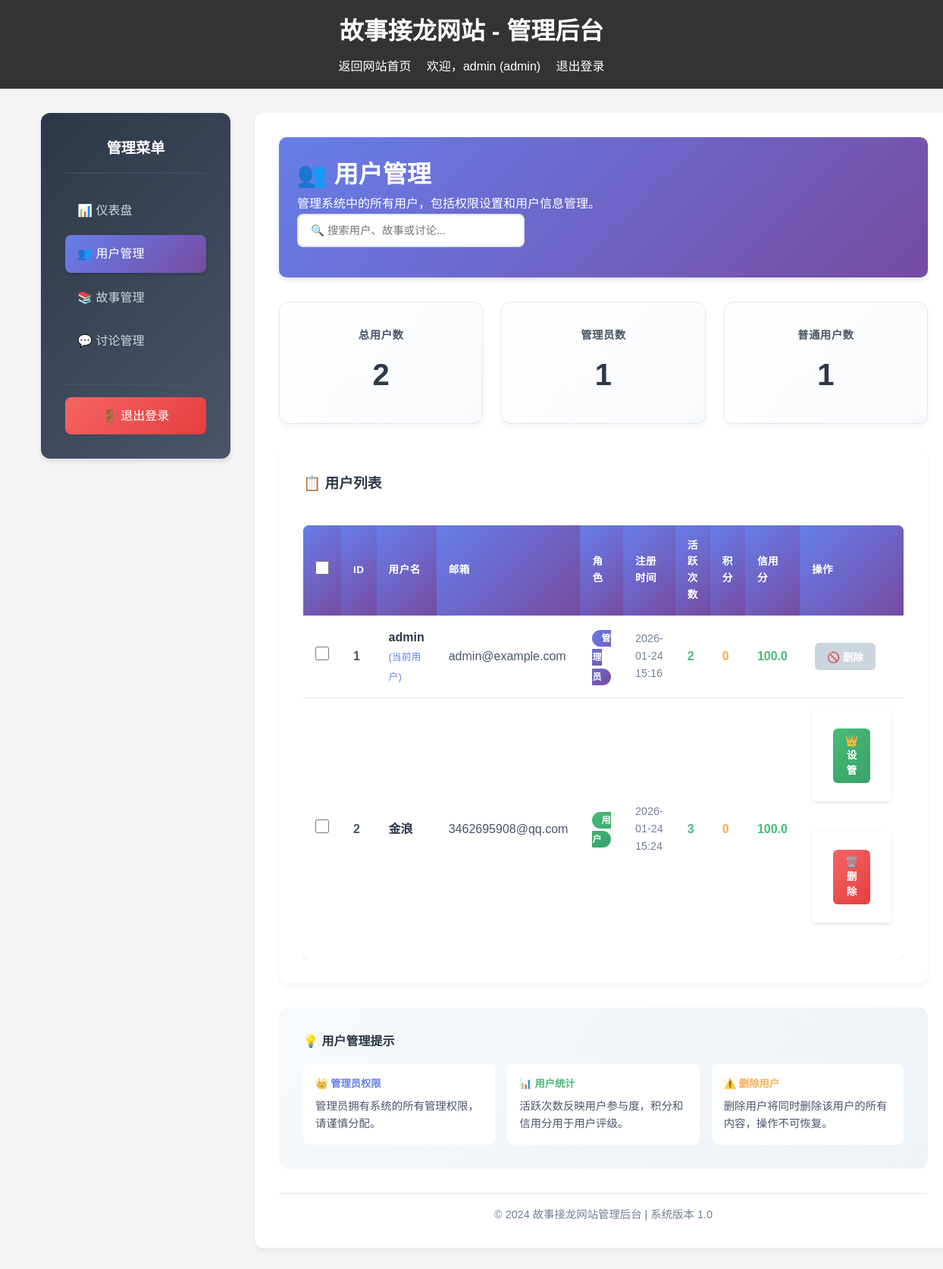
/admin/users (signed in), run on an earlier commit of the app's database.
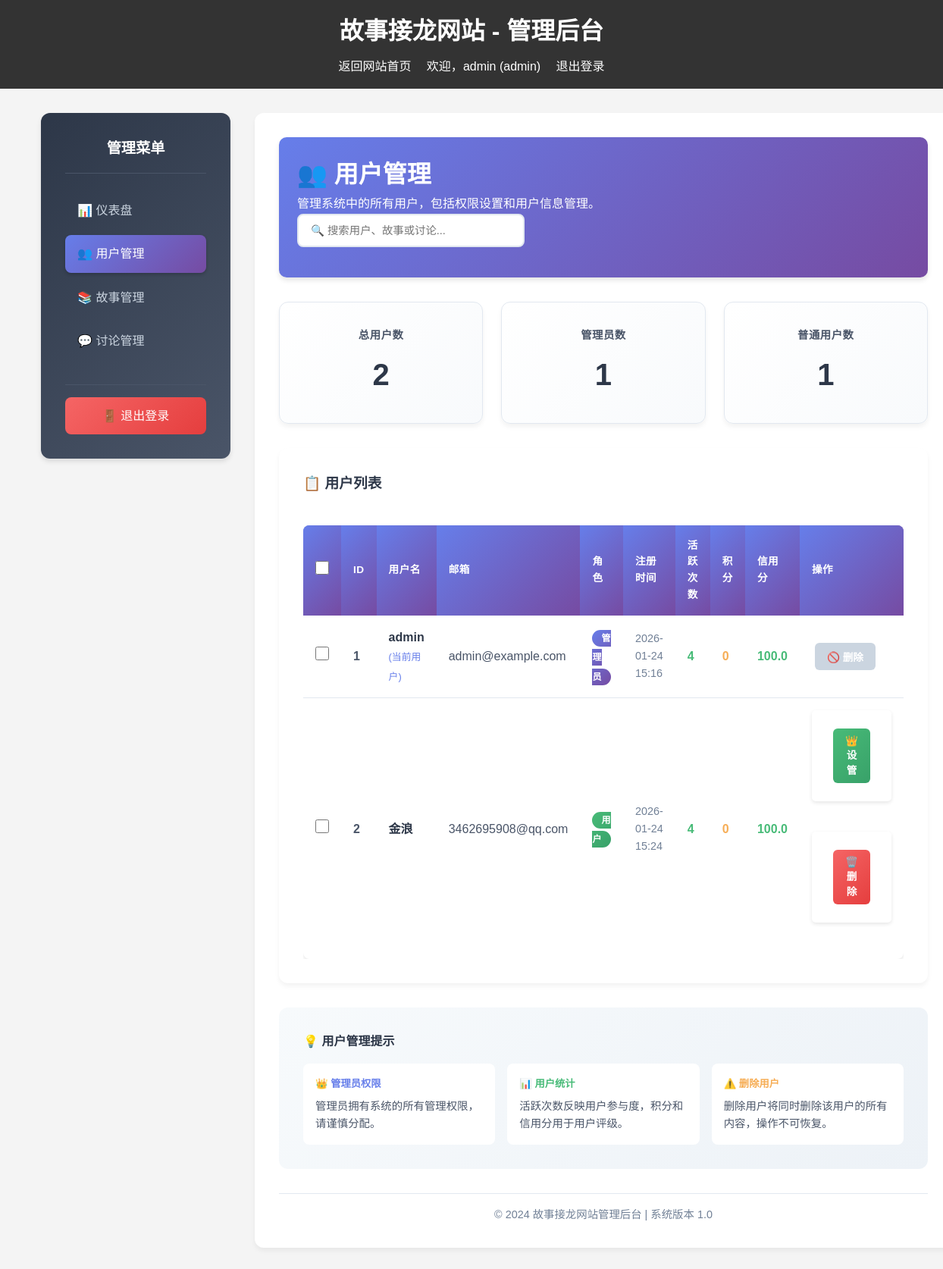
And on a later commit of the database.
### database.py (models this page shows)
class UserDB(Base):
    __tablename__ = "users"
    id = Column(Integer, primary_key=True, index=True)
    username = Column(String(50), unique=True, index=True, nullable=False)
    email = Column(String(100), unique=True, index=True, nullable=False)
    password_hash = Column(String(255), nullable=False)
    role = Column(String(20), default="user")
    registered_at = Column(DateTime, default=datetime.now)
    active_count = Column(Integer, default=0)
    points = Column(Integer, default=0)
    credit = Column(Float, default=100.0)
    stories = relationship("StoryDB", back_populates="author")
    chapters = relationship("StoryChapterDB", back_populates="author")
    chapter_comments = relationship("ChapterCommentDB", back_populates="author")
    discussions = relationship("DiscussionDB", back_populates="author")
    discussion_comments = relationship("DiscussionCommentDB", back_populates="author")

### routers/admin.py (the view)
@router.get("/admin/users", response_class=HTMLResponse)
async def admin_users(
    request: Request,
    db: Session = Depends(get_db),
    current_user: UserDB = Depends(require_admin)
):
    if not current_user:
        return RedirectResponse(url="/login", status_code=303)
    users = get_all_users(db)
    return templates.TemplateResponse(
        "admin_users.html",
        {
            "request": request,
            "current_user": current_user,
            "users": users
        }
    )

### templates/admin_users.html (shortened to what the changed rows need)
{% extends "admin_base.html" %}
{% block content %}
    <div class="admin-header">
        <h2>👥 用户管理</h2>
    </div>
    {% if users %}
        <div style="background: white; padding: 2rem; border-radius: 12px; box-shadow: 0 4px 6px rgba(0, 0, 0, 0.05); margin-bottom: 2rem;">
            <div style="overflow-x: auto;">
                <table class="admin-table">
                    <thead>
                        <tr>
                            <th>ID</th>
                            <th>用户名</th>
                            <th>邮箱</th>
                            <th>角色</th>
                            <th>注册时间</th>
                            <th>活跃次数</th>
                            <th>积分</th>
                            <th>信用分</th>
                            <th>操作</th>
                        </tr>
                    </thead>
                    <tbody>
                        {% for user in users %}
                        <tr>
                            <td><strong>{{ user.id }}</strong></td>
                            <td>
                                <strong style="color: #2d3748;">{{ user.username }}</strong>
                                {% if user.username == current_user.username %}
                                    <span style="color: #667eea; font-size: 0.8rem;">(当前用户)</span>
                                {% endif %}
                            </td>
                            <td style="color: #4a5568;">{{ user.email }}</td>
                            <td>
                                <span class="role-badge role-{{ user.role }}">
                                    {{ "管理员" if user.role == "admin" else "用户" }}
                                </span>
                            </td>
                            <td style="color: #718096; font-size: 0.9rem;">
                                {{ user.registered_at.strftime('%Y-%m-%d %H:%M') }}
                            </td>
                            <td>
                                <span style="color: #48bb78; font-weight: 600;">{{ user.active_count }}</span>
                            </td>
                            <td>
                                <span style="color: #f6ad55; font-weight: 600;">{{ user.points }}</span>
                            </td>
                            <td>
                                <span style="color: {% if user.credit >= 80 %}#48bb78{% elif user.credit >= 60 %}#f6ad55{% else %}#f56565{% endif %}; font-weight: 600;">
                                    {{ "%.1f"|format(user.credit) }}
                                </span>
                            </td>
                            <td>
                                <div style="display: flex; gap: 0.5rem; flex-wrap: wrap;">
                                    {% if user.role == "user" %}
                                        <form action="/admin/make_admin/{{ user.id }}" method="post" style="display: inline;">
                                            <button type="submit" class="btn-admin btn-admin-success"
                                                    onclick="return confirm('确定要将 {{ user.username }} 设置为管理员吗？')"
                                                    title="设置为管理员">
                                                👑 设管
                                            </button>
                                        </form>
                                    {% endif %}
                                    {% if user.username != current_user.username %}
                                        <form action="/admin/delete/user/{{ user.id }}" method="post" style="display: inline;">
                                            <button type="submit" class="btn-admin btn-admin-danger"
                                                    onclick="return confirm('确定要删除用户 {{ user.username }} 吗？此操作不可恢复！')"
                                                    title="删除用户">
                                                🗑️ 删除
                                            </button>
                                        </form>
                                    {% else %}
                                        <button class="btn-admin" disabled title="不能删除当前用户" style="background: #cbd5e0; color: white;">
                                            🚫 删除
                                        </button>
                                    {% endif %}
                                </div>
                            </td>
                        </tr>
                        {% endfor %}
                    </tbody>
                </table>
            </div>
        </div>
    {% else %}
        <div style="background: white; padding: 3rem; border-radius: 12px; box-shadow: 0 4px 6px rgba(0, 0, 0, 0.05); text-align: center;">
            <div style="font-size: 4rem; margin-bottom: 1rem;">👥</div>
            <h3 style="color: #4a5568; margin-bottom: 1rem;">暂无用户</h3>
            <p style="color: #718096;">系统中还没有任何用户注册。</p>
        </div>
    {% endif %}
{% endblock %}

### templates/admin_base.html (shortened to what this page needs)
<!DOCTYPE html>
<html lang="zh-CN">
<head>
    <link rel="stylesheet" href="{{ url_for('static', path='/css/styles.css') }}">
</head>
<body>
    <header>
        <h1>故事接龙网站 - 管理后台</h1>
        <nav>
            <a href="/">返回网站首页</a>
            {% if current_user %}
                <span>欢迎，{{ current_user.username }} ({{ current_user.role }})</span>
                <a href="/logout">退出登录</a>
            {% endif %}
        </nav>
    </header>
    <div class="admin-container">
        <aside class="admin-sidebar">
            <h3>管理菜单</h3>
            <ul>
                <li><a href="/admin" class="{% if request.url.path == '/admin' %}active{% endif %}">📊 仪表盘</a></li>
                <li><a href="/admin/users" class="{% if request.url.path == '/admin/users' %}active{% endif %}">👥 用户管理</a></li>
                <li><a href="/admin/stories" class="{% if request.url.path == '/admin/stories' %}active{% endif %}">📚 故事管理</a></li>
                <li><a href="/admin/discussions" class="{% if request.url.path == '/admin/discussions' %}active{% endif %}">💬 讨论管理</a></li>
            </ul>
            <div class="admin-logout">
                <a href="/logout">🚪 退出登录</a>
            </div>
        </aside>
        <main class="admin-main">
            {% block content %}{% endblock %}
            <div class="admin-footer">
                <p>&copy; 2024 故事接龙网站管理后台 | 系统版本 1.0</p>
            </div>
        </main>
    </div>
</body>
</html>

What changed in the data, as far as the page shows it:
changed UserDB "admin": active_count "2" → "4"
changed UserDB "金浪": active_count "3" → "4"
